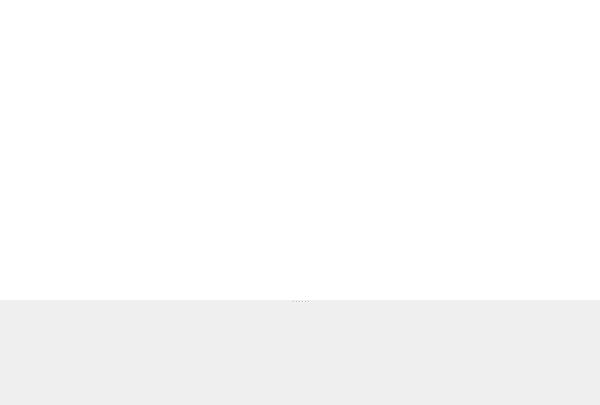
<?xml version="1.0" encoding="UTF-8"?>
<ui version="4.0">
 <class>InspectDialog</class>
 <widget class="QDialog" name="InspectDialog">
  <property name="geometry">
   <rect>
    <x>0</x>
    <y>0</y>
    <width>600</width>
    <height>405</height>
   </rect>
  </property>
  <layout class="QVBoxLayout" name="verticalLayout">
   <property name="spacing">
    <number>0</number>
   </property>
   <property name="leftMargin">
    <number>0</number>
   </property>
   <property name="topMargin">
    <number>0</number>
   </property>
   <property name="rightMargin">
    <number>0</number>
   </property>
   <property name="bottomMargin">
    <number>0</number>
   </property>
   <item>
    <widget class="QSplitter" name="workbench">
     <property name="sizePolicy">
      <sizepolicy hsizetype="Expanding" vsizetype="Expanding">
       <horstretch>0</horstretch>
       <verstretch>0</verstretch>
      </sizepolicy>
     </property>
     <property name="orientation">
      <enum>Qt::Vertical</enum>
     </property>
     <widget class="QTreeView" name="infoView">
      <property name="sizePolicy">
       <sizepolicy hsizetype="Expanding" vsizetype="Expanding">
        <horstretch>0</horstretch>
        <verstretch>0</verstretch>
       </sizepolicy>
      </property>
      <property name="minimumSize">
       <size>
        <width>0</width>
        <height>300</height>
       </size>
      </property>
      <property name="font">
       <font>
        <family>Courier</family>
        <pointsize>10</pointsize>
       </font>
      </property>
      <property name="focusPolicy">
       <enum>Qt::NoFocus</enum>
      </property>
      <property name="frameShape">
       <enum>QFrame::NoFrame</enum>
      </property>
      <property name="lineWidth">
       <number>0</number>
      </property>
      <property name="selectionMode">
       <enum>QAbstractItemView::SingleSelection</enum>
      </property>
      <property name="selectionBehavior">
       <enum>QAbstractItemView::SelectRows</enum>
      </property>
      <property name="rootIsDecorated">
       <bool>true</bool>
      </property>
      <property name="headerHidden">
       <bool>true</bool>
      </property>
     </widget>
     <widget class="HexViewWidget" name="dataView" native="true">
      <property name="sizePolicy">
       <sizepolicy hsizetype="Expanding" vsizetype="Minimum">
        <horstretch>0</horstretch>
        <verstretch>0</verstretch>
       </sizepolicy>
      </property>
      <property name="minimumSize">
       <size>
        <width>0</width>
        <height>100</height>
       </size>
      </property>
     </widget>
    </widget>
   </item>
  </layout>
 </widget>
 <customwidgets>
  <customwidget>
   <class>HexViewWidget</class>
   <extends>QWidget</extends>
   <header>widgets/HexViewWidget.h</header>
  </customwidget>
 </customwidgets>
 <resources/>
 <connections/>
</ui>
